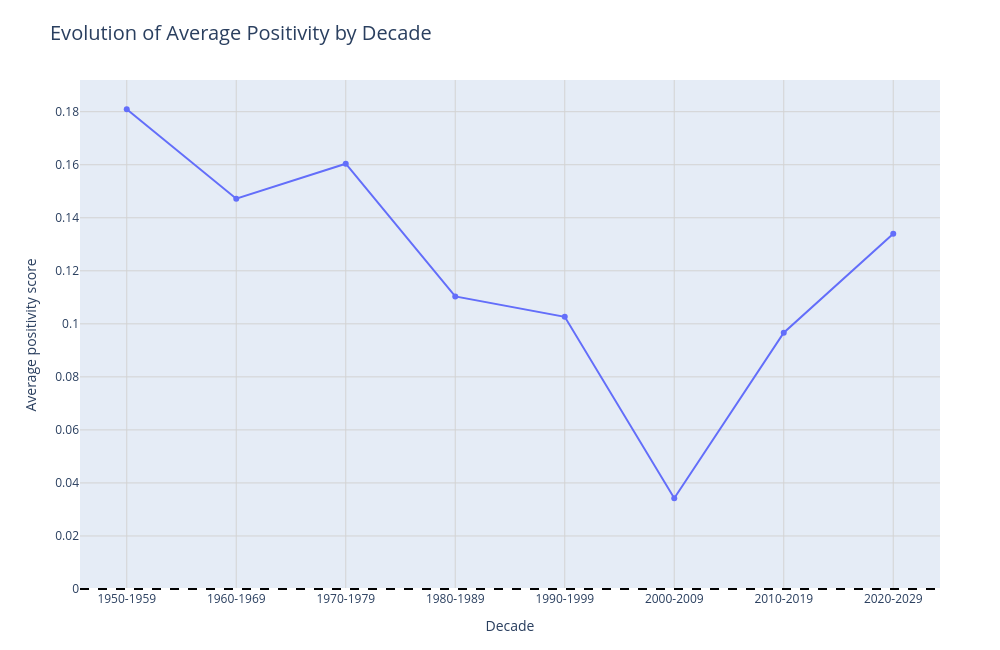

The cell this chart's notebook holds for it:
### Code cell
# ============================================================
# Evolución de positividad media por década - Basado en Cardiff sentiment_signed_score
# ============================================================

pio.renderers.default = "vscode"

# ------------------------------------------------------------
# 1. Preparar datos
# ------------------------------------------------------------

df_decade = df_model_comparison.copy()

# Una fila por canción
df_decade = df_decade.drop_duplicates(subset=["artist_norm", "song_norm"])

# Limpiar year
df_decade["year"] = pd.to_numeric(df_decade["year"], errors="coerce")

df_decade = df_decade[
    df_decade["year"].notna() &
    (df_decade["year"] >= 1900) &
    (df_decade["year"] <= 2030)
].copy()

df_decade["year"] = df_decade["year"].astype(int)

# Crear década
PERIOD = 10

df_decade["decade"] = (df_decade["year"] // PERIOD) * PERIOD
df_decade["decade_label"] = (
    df_decade["decade"].astype(str) + "-" + 
    (df_decade["decade"] + PERIOD - 1).astype(str)
)

# Crear score firmado si no existe
if "sentiment_signed_score" not in df_decade.columns:
    def sentiment_to_signed_score(row):
        label = row["cardiff_sentiment"]
        score = row["cardiff_sentiment_score"]

        if pd.isna(label) or pd.isna(score):
            return pd.NA

        label = str(label).lower()

        if label == "positive":
            return float(score)
        elif label == "negative":
            return -float(score)
        elif label == "neutral":
            return 0.0
        else:
            return pd.NA

    df_decade["sentiment_signed_score"] = df_decade.apply(
        sentiment_to_signed_score,
        axis=1
    )

df_decade = df_decade[df_decade["sentiment_signed_score"].notna()].copy()

print("Número de canciones válidas:", len(df_decade))


# ------------------------------------------------------------
# 2. Agregación por década
# ------------------------------------------------------------

decade_positivity = (
    df_decade
    .groupby(["decade", "decade_label"])
    .agg(
        n_songs=("song_norm", "count"),
        positividad_media=("sentiment_signed_score", "mean"),
        positividad_mediana=("sentiment_signed_score", "median"),
        desviacion_tipica=("sentiment_signed_score", "std")
    )
    .reset_index()
)

# Filtrar décadas con pocas canciones
MIN_SONGS_PER_DECADE = 10

decade_positivity = decade_positivity[
    decade_positivity["n_songs"] >= MIN_SONGS_PER_DECADE
].copy()

decade_positivity = decade_positivity.sort_values("decade").reset_index(drop=True)


# ------------------------------------------------------------
# 3. Mostrar con Plotly
# ------------------------------------------------------------

fig_plotly = px.line(
    decade_positivity,
    x="decade_label",
    y="positividad_media",
    markers=True,
    title="Evolution of Average Positivity by Decade",
    labels={
        "decade_label": "Decade",
        "positividad_media": "Average positivity score"
    },
    hover_data={
        "n_songs": True,
        "positividad_media": ":.3f",
        "positividad_mediana": ":.3f",
        "desviacion_tipica": ":.3f"
    }
)

fig_plotly.add_hline(
    y=0,
    line_dash="dash",
    line_color="black"
)

fig_plotly.update_layout(
    width=1000,
    height=650,
    title=dict(font=dict(size=20)),
    xaxis=dict(showgrid=True, gridcolor="lightgray"),
    yaxis=dict(showgrid=True, gridcolor="lightgray"),
    margin=dict(l=80, r=60, t=80, b=60)
)

fig_plotly.show()

### Figure 1 — Plotly figure (JSON) as saved in the notebook; plotly's stock layout.template omitted (floating-point values rounded to 4 significant figures)
{"data": [{"customdata": [[64.0, 0.3358, 0.5783], [96.0, 0.3357, 0.5954], [110.0, 0.2857, 0.533], [92.0, 0.2341, 0.5825], [133.0, 0.2514, 0.5757], [147.0, 0.09648, 0.5598], [183.0, 0.2993, 0.54], [41.0, 0.2399, 0.6094]], "hovertemplate": "Decade=%{x}<br>Average positivity score=%{y:.3f}<br>n_songs=%{customdata[0]}<br>positividad_mediana=%{customdata[1]:.3f}<br>desviacion_tipica=%{customdata[2]:.3f}<extra></extra>", "legendgroup": "", "line": {"color": "#636efa", "dash": "solid"}, "marker": {"symbol": "circle"}, "mode": "lines+markers", "name": "", "orientation": "v", "showlegend": false, "type": "scatter", "x": ["1950-1959", "1960-1969", "1970-1979", "1980-1989", "1990-1999", "2000-2009", "2010-2019", "2020-2029"], "xaxis": "x", "y": [0.1809, 0.1472, 0.1604, 0.1103, 0.1026, 0.03424, 0.09665, 0.1339], "yaxis": "y"}], "layout": {"height": 650, "legend": {"tracegroupgap": 0}, "margin": {"b": 60, "l": 80, "r": 60, "t": 80}, "shapes": [{"line": {"color": "black", "dash": "dash"}, "type": "line", "x0": 0, "x1": 1, "xref": "x domain", "y0": 0, "y1": 0, "yref": "y"}], "title": {"font": {"size": 20}, "text": "Evolution of Average Positivity by Decade"}, "width": 1000, "xaxis": {"anchor": "y", "domain": [0, 1], "gridcolor": "lightgray", "showgrid": true, "title": {"text": "Decade"}}, "yaxis": {"anchor": "x", "domain": [0, 1], "gridcolor": "lightgray", "showgrid": true, "title": {"text": "Average positivity score"}}}}
